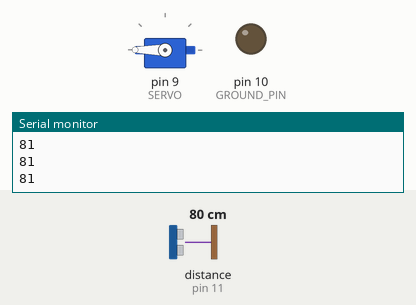
A sketch run on a simulated Arduino Uno, built with avr-gcc and run on an emulated ATmega328P. Parts: servo, output pins drawn as LEDs (lit = HIGH), the last lines printed to the serial monitor. The inputs (shaded band) are chosen by the test bench; at power-on: distance to the obstacle (sensor on pin 11) 80 cm. The echo pulse lasts 58.3 µs per cm; pins used as bus, display or sensor lines are not drawn.

Above: at 1.2 s.
1.3 s: distance to the obstacle (sensor on pin 11) set to 18 cm
2.8 s: distance to the obstacle (sensor on pin 11) set to 15 cm
At 3.7 s:
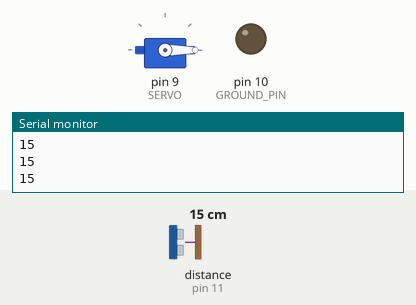
4.4 s: distance to the obstacle (sensor on pin 11) set to 33 cm
7.4 s: distance to the obstacle (sensor on pin 11) set to 38 cm
8.9 s: distance to the obstacle (sensor on pin 11) set to 2 cm
At 9.7 s:
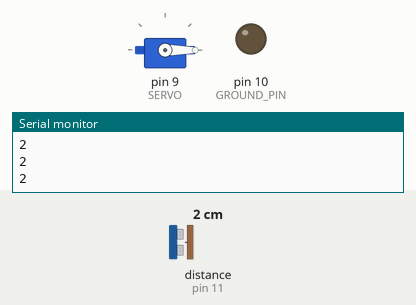
Timing chart, 0 to 11.5 s (numbered marks = the images above; inputs shaded):
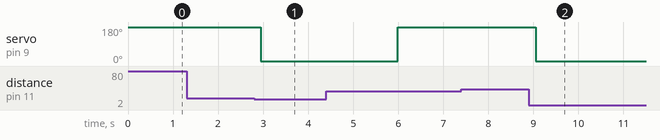

The sketch:

claw_jan30.ino
```cpp
#include <NewPing.h>
#include <Servo.h>

// Cases
#define INITIAL 0
#define PICKUP 1
#define DROP 3


// Time in ms for certain delays
#define PICKUP_BUFFER 3000
#define DROP_BUFFER 3000

// Angles in degrees for the servo - Change as needed
#define OPEN 180
#define CLOSE 0

// Pin setup for sonar
#define VCC_PIN 13
#define TRIGGER_PIN 12
#define ECHO_PIN 11
#define GROUND_PIN 10

// Pin setup for servo
#define SERVO 9

// Distances array size
#define DISTANCE_SIZE 6

// Claw distance thresholds - Change as needed
#define PICKUP_THRESHOLD 16
#define DROP_THRESHOLD 35
#define MAX_DISTANCE 200
#define MIN_DISTANCE 0

// More sonar and servo setup
NewPing sonar(TRIGGER_PIN, ECHO_PIN, MAX_DISTANCE);
Servo myservo;

// Global variables
int distances[DISTANCE_SIZE] = {0};
int state = INITIAL;
unsigned long thresholdTime = 0;
int initialCount = 0;

void setup() {
  Serial.begin(9600);

  // Sonar & servo setup
  pinMode(ECHO_PIN, INPUT);
  pinMode(TRIGGER_PIN, OUTPUT);
  pinMode(GROUND_PIN, OUTPUT);
  pinMode(VCC_PIN, OUTPUT);
  digitalWrite(GROUND_PIN,LOW);
  digitalWrite(VCC_PIN, HIGH);
  myservo.attach(SERVO);

  // Set claw to be open initially (if it isn't already)
  myservo.write(OPEN);
}

void loop() {
  // Get current distance and time
  int currentDistance = moving_avg(sonar.ping_cm());
  Serial.println(currentDistance);
  unsigned long currentTime = millis();

  // Goes through conditions if buffer time has passed
  if(currentTime >= thresholdTime){
    switch(state){
      // Fills array initially for moving avg function to be set up
      case INITIAL:
        initialCount++;
        if(initialCount >= DISTANCE_SIZE){
          state = PICKUP;
          Serial.println("Done calibrating");
        }
        break;

      // Picks up the object if within a certain distance to the ground
      case PICKUP:
        if(currentDistance <= PICKUP_THRESHOLD){
          myservo.write(CLOSE);
          thresholdTime = currentTime + PICKUP_BUFFER;
          state = DROP;
          Serial.println("Picking up");
        }
        break;

      // Drops the object if within a certain distance to the ground
      case DROP:
        if(currentDistance <= DROP_THRESHOLD){
          myservo.write(OPEN);
          thresholdTime = currentTime + DROP_BUFFER;
          state = PICKUP;
          Serial.println("Dropping");
        }
        break;
    }
  }

  // tiny delay to make code not run every literal ms
  delay(50);
}

// Moving average function, prevents false positives & reduce noise
int moving_avg(int val){

  // If the distance is 0, that means it is out of the servo's range: set to its max distance
  if(val == 0){
    val = 200;
  }
  Serial.println(val);

  // Get the sum of DISTANCE_SIZE samples.
  int average = val;

  for(int i = 1; i < DISTANCE_SIZE; i++){
    average += distances[i];
    distances[i-1] = distances[i];
  }

  distances[DISTANCE_SIZE - 1] = val;

  return (float) average / DISTANCE_SIZE;
}
```

Measured:
- the behaviour switches between 17 and 16 cm on distance to the obstacle (sensor on pin 11) (found by bisection; images 0 and 1)
- after the input at 2.8 s, servo on pin 9 (SERVO): 180° → 0° after 0.15 s
- after the input at 8.9 s, servo on pin 9 (SERVO): 180° → 0° after 0.16 s
